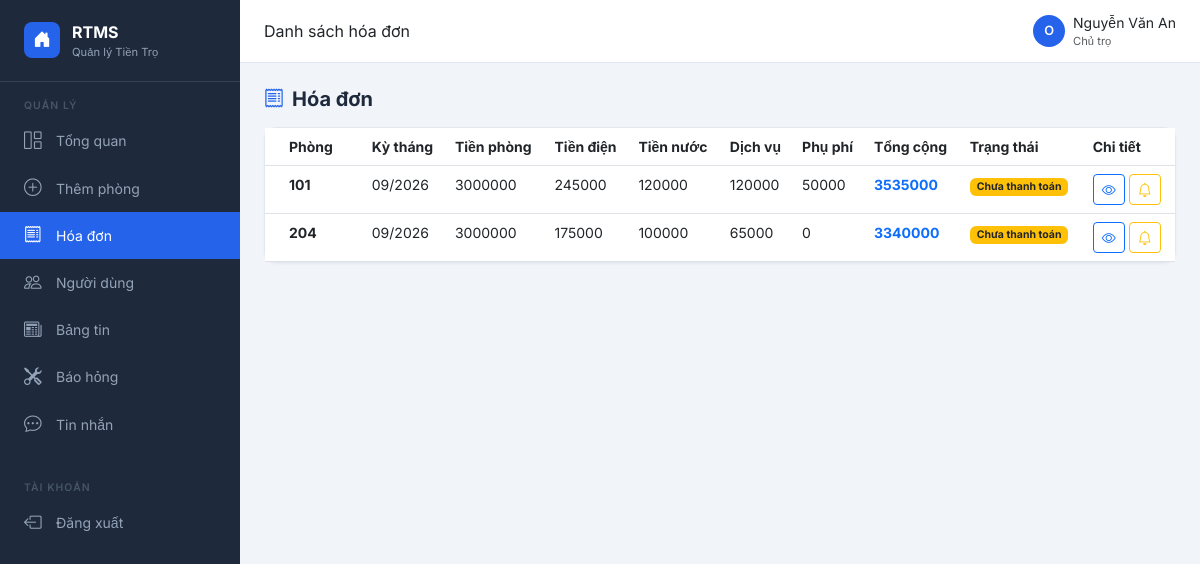
Screenshot of /invoices/ (signed in) with the database file from the repository.
### rooms/models.py (models this page shows, shortened)
class Invoice(models.Model):
    room = models.ForeignKey(
        Room, on_delete=models.CASCADE,
        related_name='invoices',
        verbose_name='Phòng'
    )
    billing_month = models.DateField(verbose_name='Kỳ thanh toán (tháng)')
    old_electricity = models.DecimalField(
        max_digits=12, decimal_places=2,
        verbose_name='Chỉ số điện cũ (kWh)'
    )
    new_electricity = models.DecimalField(
        max_digits=12, decimal_places=2,
        verbose_name='Chỉ số điện mới (kWh)'
    )
    old_water = models.DecimalField(
        max_digits=12, decimal_places=2,
        verbose_name='Chỉ số nước cũ (khối)'
    )
    new_water = models.DecimalField(
        max_digits=12, decimal_places=2,
        verbose_name='Chỉ số nước mới (khối)'
    )
    base_rent = models.DecimalField(max_digits=12, decimal_places=2, verbose_name='Tiền phòng')
    electricity_price = models.DecimalField(max_digits=12, decimal_places=2, verbose_name='Đơn giá điện')
    water_price = models.DecimalField(max_digits=12, decimal_places=2, verbose_name='Đơn giá nước')
    trash_price = models.DecimalField(max_digits=12, decimal_places=2, verbose_name='Phí rác')
    internet_price = models.DecimalField(max_digits=12, decimal_places=2, verbose_name='Phí internet')
    extra_fee = models.DecimalField(
        max_digits=12, decimal_places=2,
        default=0,
        verbose_name='Phụ phí'
    )
    extra_fee_reason = models.TextField(blank=True, verbose_name='Lý do phụ phí')
    total_amount = models.DecimalField(
        max_digits=14, decimal_places=0,
        verbose_name='Tổng cộng thanh toán (đ)'
    )
    status = models.CharField(
        max_length=10,
        choices=INVOICE_STATUS_CHOICES,
        default='nhap',
        verbose_name='Trạng thái'
    )
    created_at = models.DateTimeField(auto_now_add=True)
    updated_at = models.DateTimeField(auto_now=True)
    def get_electricity_cost(self):
        return (self.new_electricity - self.old_electricity) * self.electricity_price
    def get_water_cost(self):
        return (self.new_water - self.old_water) * self.water_price
    def get_service_cost(self):
        return self.trash_price + self.internet_price
    class Meta:
        verbose_name = 'Hóa đơn'
        verbose_name_plural = 'Danh sách hóa đơn'
        unique_together = [('room', 'billing_month')]
        ordering = ['-billing_month']

class Room(models.Model):
    name = models.CharField(
        max_length=10,
        unique=True,
        verbose_name='Tên phòng',
        validators=[RegexValidator(r'^\d+$', 'Tên phòng chỉ được chứa số')]
    )
    floor = models.IntegerField(
        verbose_name='Tầng',
        validators=[MinValueValidator(0)]
    )
    area = models.DecimalField(
        max_digits=12, decimal_places=2,
        verbose_name='Diện tích (m²)'
    )
    max_occupancy = models.IntegerField(
        default=1,
        validators=[MinValueValidator(1)],
        verbose_name='Số người tối đa'
    )
    amenities = models.TextField(
        blank=True, default='[]',
        verbose_name='Tiện nghi'
    )
    base_rent = models.DecimalField(
        max_digits=12, decimal_places=2,
        validators=[MinValueValidator(0)],
        verbose_name='Giá thuê (đ/tháng)'
    )
    electricity_price = models.DecimalField(
        max_digits=12, decimal_places=2,
        validators=[MinValueValidator(0)],
        verbose_name='Đơn giá điện (đ/kWh)'
    )
    water_price = models.DecimalField(
        max_digits=12, decimal_places=2,
        validators=[MinValueValidator(0)],
        verbose_name='Đơn giá nước (đ/m³)'
    )
    trash_price = models.DecimalField(
        max_digits=12, decimal_places=2,
        validators=[MinValueValidator(0)],
        verbose_name='Phí rác (đ/tháng)'
    )
    internet_price = models.DecimalField(
        max_digits=12, decimal_places=2,
        validators=[MinValueValidator(0)],
        verbose_name='Phí internet (đ/tháng)'
    )
    current_electricity = models.DecimalField(
        max_digits=12, decimal_places=2,
        null=True, blank=True, default=0,
        verbose_name='Chỉ số điện hiện tại (kWh)'
    )
    current_water = models.DecimalField(
        max_digits=12, decimal_places=2,
        null=True, blank=True, default=0,
        verbose_name='Chỉ số nước hiện tại (khối)'
    )
    status = models.CharField(
        max_length=20,
        choices=ROOM_STATUS_CHOICES,
        default='trong',
        verbose_name='Trạng thái'
    )
    owner = models.ForeignKey(
        User, on_delete=models.CASCADE,
        related_name='rooms',
        verbose_name='Chủ trọ'
    )
    created_at = models.DateTimeField(auto_now_add=True)
    updated_at = models.DateTimeField(auto_now=True)
    class Meta:
        verbose_name = 'Phòng trọ'
        verbose_name_plural = 'Danh sách phòng'
        ordering = ['name']

### rooms/views.py (the view)
# urls.py: path('invoices/', views.invoice_list, name='invoice_list'),
@login_required
def invoice_list(request):
    if not hasattr(request.user, 'profile') or not request.user.profile.is_owner():
        from django.contrib import messages
        messages.error(request, 'Bạn không có quyền truy cập chức năng này.')
        return redirect('tenant_dashboard')
    rooms = Room.objects.filter(owner=request.user)
    invoices = Invoice.objects.filter(room__in=rooms).select_related('room').order_by('-billing_month')
    context = {'invoices': invoices}
    return render(request, 'rooms/invoice_list.html', context)

### accounts/models.py (called while the page is built)
    def is_owner(self):
        return self.role == 'owner'

### templates/rooms/invoice_list.html (shortened to what this page needs)
{% extends 'base.html' %}
{% block page_title %}Danh sách hóa đơn{% endblock %}
{% block content %}
<div class="d-flex align-items-center justify-content-between mb-3">
    <h5 class="mb-0 fw-bold" style="color:#1e293b">
        <i class="bi bi-receipt me-2" style="color:#2563eb"></i>Hóa đơn
    </h5>
</div>
{% if invoices %}
<div class="card">
    <div class="table-responsive">
        <table class="table table-hover mb-0" style="font-size:0.875rem">
            <thead style="background:#f8fafc">
                <tr>
                    <th class="px-4">Phòng</th>
                    <th>Kỳ tháng</th>
                    <th>Tiền phòng</th>
                    <th>Tiền điện</th>
                    <th>Tiền nước</th>
                    <th>Dịch vụ</th>
                    <th>Phụ phí</th>
                    <th>Tổng cộng</th>
                    <th>Trạng thái</th>
                    <th>Chi tiết</th>
                </tr>
            </thead>
            <tbody>
                {% for inv in invoices %}
                <tr>
                    <td class="px-4 fw-bold">{{ inv.room.name }}</td>
                    <td>{{ inv.billing_month|date:"m/Y" }}</td>
                    <td>{{ inv.base_rent|floatformat:0 }}</td>
                    <td>{{ inv.get_electricity_cost|floatformat:0 }}</td>
                    <td>{{ inv.get_water_cost|floatformat:0 }}</td>
                    <td>{{ inv.get_service_cost|floatformat:0 }}</td>
                    <td>{{ inv.extra_fee|floatformat:0 }}</td>
                    <td class="fw-bold text-primary">{{ inv.total_amount|floatformat:0 }}</td>
                    <td>
                        {% if inv.status == 'nhap' %}
                        <span class="badge bg-secondary">Nháp</span>
                        {% elif inv.status == 'chua_tt' %}
                        <span class="badge bg-warning text-dark">Chưa thanh toán</span>
                        {% endif %}
                    </td>
                    <td>
                        <a href="{% url 'invoice_detail' inv.id %}"
                           class="btn btn-sm btn-outline-primary" title="Xem chi tiết">
                            <i class="bi bi-eye"></i>
                        </a>
                        {% if inv.status == 'chua_tt' %}
                        <button type="button" class="btn btn-sm btn-outline-warning" title="Gửi email nhắc nợ" data-bs-toggle="modal" data-bs-target="#emailModal{{ inv.id }}">
                            <i class="bi bi-bell"></i>
                        </button>
                        {% endif %}
                    </td>
                </tr>
                {% endfor %}
            </tbody>
        </table>
    </div>
</div>
{% endif %}
{% endblock %}

### templates/base.html (shortened to what this page needs)
<!DOCTYPE html>
<html lang="vi">
<head>
    <link href="https://cdn.jsdelivr.net/npm/bootstrap@5.3.0/dist/css/bootstrap.min.css" rel="stylesheet">
    <link href="https://cdn.jsdelivr.net/npm/bootstrap-icons@1.11.0/font/bootstrap-icons.css" rel="stylesheet">
</head>
<body>
    {% if user.is_authenticated %}
    <nav class="sidebar">
        <div class="sidebar-brand">
            <div class="brand-icon"><i class="bi bi-house-door-fill"></i></div>
            <div>
                <div class="brand-name">RTMS</div>
                <div class="brand-sub">Quản lý Tiền Trọ</div>
            </div>
        </div>
        <div class="sidebar-section-title">Quản lý</div>
        <ul class="nav flex-column">
            {% if user.profile.is_owner %}
                <li class="nav-item">
                    <a href="{% url 'dashboard' %}"
                        class="nav-link {% if request.resolver_match.url_name == 'dashboard' %}active{% endif %}">
                        <i class="bi bi-grid-1x2"></i> Tổng quan
                    </a>
                </li>
                <li class="nav-item">
                    <a href="{% url 'room_create' %}"
                        class="nav-link {% if request.resolver_match.url_name == 'room_create' %}active{% endif %}">
                        <i class="bi bi-plus-circle"></i> Thêm phòng
                    </a>
                </li>
                <li class="nav-item">
                    <a href="{% url 'invoice_list' %}"
                        class="nav-link {% if request.resolver_match.url_name == 'invoice_list' %}active{% endif %}">
                        <i class="bi bi-receipt"></i> Hóa đơn
                    </a>
                </li>
                <li class="nav-item">
                    <a href="{% url 'user_list' %}"
                        class="nav-link {% if request.resolver_match.url_name == 'user_list' %}active{% endif %}">
                        <i class="bi bi-people"></i> Người dùng
                    </a>
                </li>
            {% endif %}
            <li class="nav-item">
                <a href="{% url 'post_list' %}"
                    class="nav-link {% if request.resolver_match.url_name == 'post_list' %}active{% endif %}">
                    <i class="bi bi-newspaper"></i> Bảng tin
                </a>
            </li>
            <li class="nav-item">
                <a href="{% url 'maintenance_list' %}"
                    class="nav-link {% if request.resolver_match.url_name == 'maintenance_list' %}active{% endif %}">
                    <i class="bi bi-tools"></i> Báo hỏng
                </a>
            </li>
            <li class="nav-item">
                <a href="{% url 'chat_view' %}"
                    class="nav-link {% if request.resolver_match.url_name == 'chat_view' %}active{% endif %}">
                    <i class="bi bi-chat-dots"></i> Tin nhắn
                </a>
            </li>
        </ul>
        <div class="sidebar-section-title mt-3">Tài khoản</div>
        <ul class="nav flex-column">
            <li class="nav-item">
                <a href="{% url 'logout' %}" class="nav-link">
                    <i class="bi bi-box-arrow-left"></i> Đăng xuất
                </a>
            </li>
        </ul>
    </nav>
    <div class="main-content">
        <div class="top-bar">
            <div>
                <span class="fw-600 text-dark">{% block page_title %}Tổng quan{% endblock %}</span>
            </div>
            <div class="d-flex align-items-center gap-2">
                <div class="user-avatar">{{ user.username|first|upper }}</div>
                <div>
                    <div class="fw-500 small">{{ user.get_full_name|default:user.username }}</div>
                    <div class="text-muted" style="font-size:0.7rem">
                        {% if user.profile.is_owner %}
                            Chủ trọ
                        {% else %}
                            Người thuê
                        {% endif %}
                    </div>
                </div>
            </div>
        </div>
        <div class="page-content">
    {% else %}
    <div class="container mt-5">
    {% endif %}
        {% block content %}{% endblock %}
    {% if user.is_authenticated %}
        </div>
    </div>
    {% else %}
    </div>
    {% endif %}
</body>
</html>

### templates/base.html (style rules this page uses)
:root { --sidebar-width: 240px; --primary: #2563eb; --primary-dark: #1d4ed8; --sidebar-bg: #1e293b; --sidebar-text: #94a3b8; --sidebar-active: #2563eb; }
* { font-family: 'Inter', sans-serif; }
body { background: #f1f5f9; }
.sidebar { width: var(--sidebar-width); background: var(--sidebar-bg); min-height: 100vh; position: fixed; left: 0; top: 0; z-index: 100; padding-top: 0; }
.sidebar-brand { padding: 1.25rem 1.5rem; border-bottom: 1px solid #334155; display: flex; align-items: center; gap: 0.75rem; }
.sidebar-brand .brand-icon { width: 36px; height: 36px; background: var(--primary); border-radius: 8px; display: flex; align-items: center; justify-content: center; color: white; font-size: 1.1rem; }
.sidebar-brand .brand-name { color: white; font-weight: 700; font-size: 1rem; }
.sidebar-brand .brand-sub { color: var(--sidebar-text); font-size: 0.7rem; }
.sidebar .nav-link { color: var(--sidebar-text); padding: 0.65rem 1.5rem; display: flex; align-items: center; gap: 0.75rem; border-radius: 0; transition: all 0.2s; font-size: 0.875rem; }
.sidebar .nav-link.active { color: white; background: var(--primary); }
.sidebar .nav-link i { font-size: 1.1rem; width: 20px; }
.sidebar-section-title { padding: 1rem 1.5rem 0.25rem; color: #475569; font-size: 0.65rem; text-transform: uppercase; letter-spacing: 0.1em; font-weight: 600; }
.main-content { margin-left: var(--sidebar-width); min-height: 100vh; }
.top-bar { background: white; border-bottom: 1px solid #e2e8f0; padding: 0.75rem 1.5rem; display: flex; align-items: center; justify-content: space-between; }
.page-content { padding: 1.5rem; }
.card { border: 1px solid #e2e8f0; border-radius: 12px; box-shadow: 0 1px 3px rgba(0, 0, 0, 0.05); }
.user-avatar { width: 32px; height: 32px; border-radius: 50%; background: var(--primary); color: white; display: flex; align-items: center; justify-content: center; font-size: 0.8rem; font-weight: 600; }

### rows the page displays
Invoice: room.name "101", billing_month "09/2026", base_rent "3000000", get_electricity_cost "245000", get_water_cost "120000", get_service_cost "120000", extra_fee "50000", total_amount "3535000", status "Chưa thanh toán"
Invoice: room.name "204", billing_month "09/2026", base_rent "3000000", get_electricity_cost "175000", get_water_cost "100000", get_service_cost "65000", extra_fee "0", total_amount "3340000", status "Chưa thanh toán"

### other values shown
{{ user.username|first|upper }} "O"
{{ user.get_full_name|default:user.username }} "Nguyễn Văn An"
